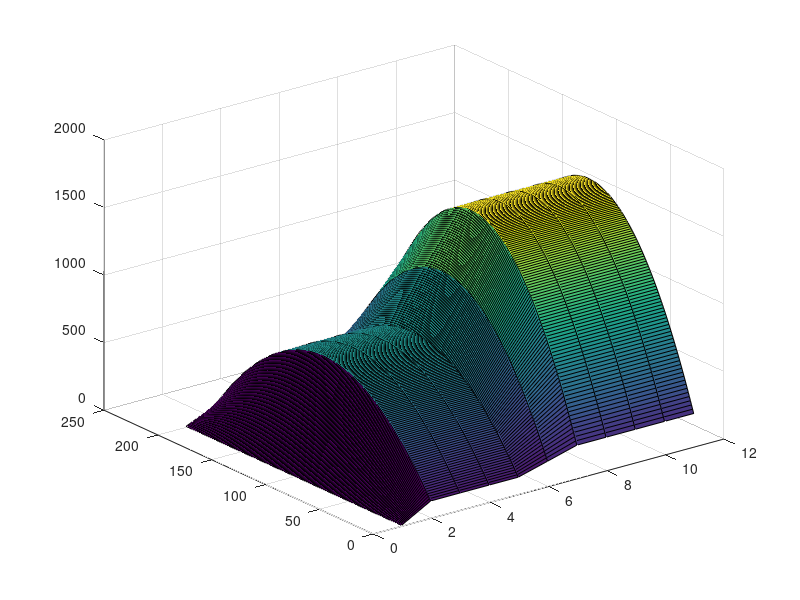
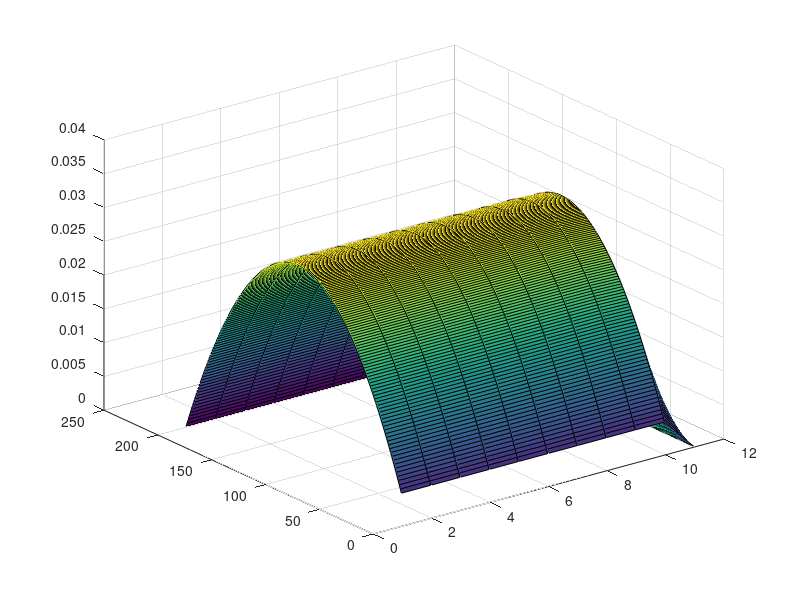
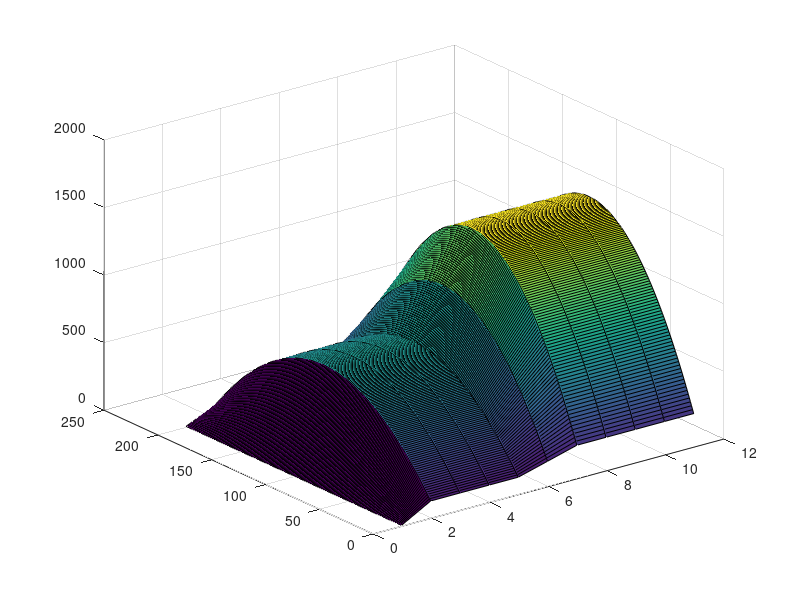
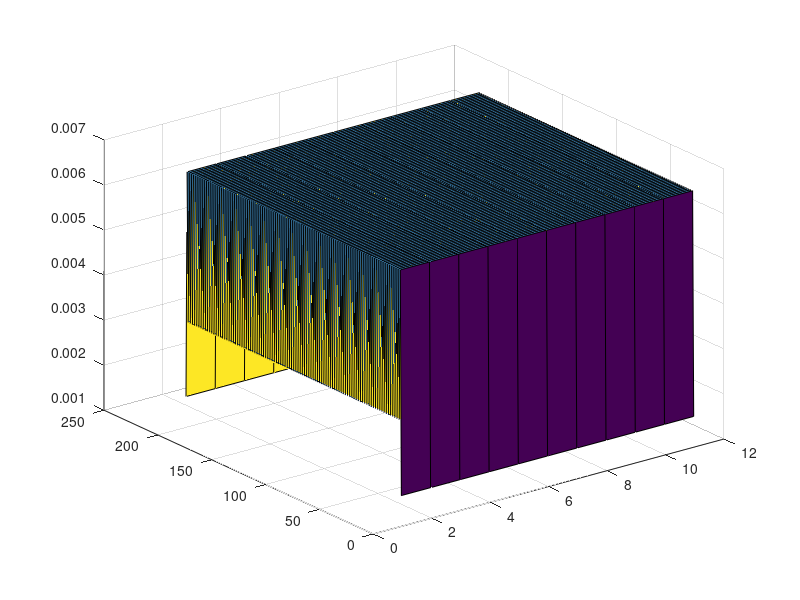

MATLAB code to generate these figures, in order:
function hc_ss_x_t_CG
%solver for time dependent PDE using backwards Euler. Includes a
%time-dependent heat equation and a simple du/dt=t case for testing.

% clear the console screen
clc; close all;
 
% load the data and numerical parameters
pert_k    = 1e-1 *1;
pert_s    = 1e-1 *0;
pert_bc_L = 1e-1 *0;
pert_bc_R = 1e-1 *0;
[dat,npar] = load_simulation_data(pert_k,pert_s,pert_bc_L,pert_bc_R);


% assemble the matrix and the rhs
npar.adjoint=false;
npar.pert_status = 'unperturbed';
[Tu,qu]=solve_time_system(npar,dat);
% 
% assemble the matrix and the rhs
npar.adjoint=true;
npar.pert_status = 'unperturbed';
[Phiu,ru]=solve_time_system(npar,dat);
% 
npar.adjoint=false;
npar.pert_status = 'perturbed';
[Tp,qp]=solve_time_system(npar,dat);

QoIArray=[];
for ii=1:length(Tu(1,:))
    QoIArray=[QoIArray dot(Tu(:,ii ), ru(:,ii))];
end
%QoIArray
TuQoI=sum(QoIArray)
QoIArray=[];
for ii=1:length(Tp(1,:))
    QoIArray=[QoIArray dot(Tp(:,ii ), ru(:,ii))];
end
TpQoI=sum(QoIArray)

switch dat.systemSelector
    case {1} %Heat Equation
        figure(1) 
        surf(Tu)
        figure(2) 
        surf(Phiu)
        figure(3) 
        surf(Tp)
        figure(4)
        surf(ru)

        figure(97);hold all;
        for k=1:length(Tu(1,:))
            plot(Tu(:,k));
        end
        figure(98);hold all;
        for k=1:length(Phiu(1,:))
            plot(Phiu(:,k));
        end
        figure(99);hold all;
        for k=1:length(Tp(1,:))
            plot(Tp(:,k));
        end
    case {2} 
        figure(1);
        plot(Tu);
end
return
end

%%%%%%%%%%%%%%%%%%%%%%%%%%%%%%%%%%%%%

function [final,finalSource]=solve_time_system(npar,dat)
%Store time data in dat
dat.finalTime=100;
dat.timeSteps=10;
dat.dt=dat.finalTime/dat.timeSteps;
%Set 
max_steps=dat.timeSteps;
dt=dat.dt;
tfinal=dat.finalTime;
if npar.adjoint==false
    [Tprev,solutionForward,qArray]=getInitial(dat,npar);
    for ii=1:max_steps
        t=ii*dt;
        [T,q]=solveOneStep(npar,dat,t,Tprev);
        solutionForward=[solutionForward T];
        qArray=[qArray q];
        Tprev=T;
    end
    final=solutionForward;
    finalSource=qArray;
end
if npar.adjoint==true
    [Phiprev,solutionAdjoint,rArray]=getInitial(dat,npar);
    t = tfinal;
    for ii=1:max_steps
        t = t -dt;
        [Phi,r]=solveOneStep(npar,dat,t,Phiprev);
        solutionAdjoint=[Phi solutionAdjoint];
        rArray=[r rArray];
        Phiprev=Phi;
    end
    final=solutionAdjoint;
    finalSource=rArray;
end
return
end

%%%%%%%%%%%%%%%%%%%%%%%%%%%%%%%%%%%%%
function [initialGuess,solutionArray,sourceArray]=getInitial(dat,npar)
max_steps=dat.timeSteps;
dt=dat.dt;
tfinal=dat.finalTime;
switch dat.systemSelector
    case {1} %Heat Equation
        if npar.adjoint==false
            initialGuess=ones(npar.ndofs,1);
            [~,initialSource]=solveOneStep(npar,dat,0,initialGuess);
        end
        if npar.adjoint==true
            initialGuess=zeros(npar.ndofs,1);
            [~,initialSource]=solveOneStep(npar,dat,tfinal,initialGuess);
        end
    solutionArray = zeros(npar.ndofs,1);
    sourceArray = zeros(npar.ndofs,1);
    solutionArray(:,1) = initialGuess;
    sourceArray(:,1)=initialSource;
    case {2} %Test system du/dt=a*t
        if npar.adjoint==false
            initialGuess=0;
            initialSource=0;
        end
        if npar.adjoint==true
            initialGuess=0;
            initialSource=0;
        end
    solutionArray =[initialGuess];
    sourceArray=[initialSource];
    otherwise 
        error('wong test selector in %s',mfilename);
end

end

function [returnValue,realSource]=solveOneStep(npar,dat,t_end,Tprev)
% systemSelector is used to determine which system is to be solved:
% 1 => Transient heat equation
% 2 => du/dt = t
dt=dat.dt;
switch dat.systemSelector
    case {1}
        [A,sourceTerm,Tdir,AN,realSource]=assemble_system(npar,dat,t_end,Tprev);
        T=A\sourceTerm;
        returnValue=T;
    case {2}
        [u,realSource]=test_system(npar,dat,t_end,Tprev);
        returnValue=u;
    otherwise 
        error('wong test selector in %s',mfilename);
end

return
end

%%%%%%%%%%%%%%%%%%%%%%%%%%%%%%%%%%%%%

function [u,source]=test_system(npar,dat,t_end,uprev)
%Simple test case of solving du/dt = f(t)

% define the rhs f function
a = 1;
my_f = @(t) a*t;

% solve for new u:
u = dat.dt*my_f(t_end) + uprev;

source=[dat.dt]; %Just a dummy for now
return
end

%%%%%%%%%%%%%%%%%%%%%%%%%%%%%%%%%%%%%

function [A,rhs, out, A_extremities_before_bc,realSource]=assemble_system(npar,dat,t_end,Tprev)

% assemble the matrix, the rhs, apply BC
dt=dat.dt;

% shortcuts
porder= npar.porder;
gn    = npar.gn;
nel   = npar.nel;
% ideally, we would analyze the connectivity to determine nnz
nnz=(porder+3)*nel; %this is an upperbound, not exact
% n: linear system size
n=nel*porder+1;
% allocate memory
A=spalloc(n,n,nnz);
M=spalloc(n,n,nnz);
rhs=zeros(n,1);

% compute local matrices
% load Gauss Legendre quadrature (GLQ is exact on polynomials of degree up to 2n-1,
% while using only integrand evaluations (n-point quadrature).
% estimate the max poly order (it comes from the mass matrix  when coef. are
% piecewise constant and the material mesh matches the computational mesh
poly_max=2*porder;
[xq,wq] = GLNodeWt(porder+1);
% initialize local matrices/vectors
m=zeros(porder+1,porder+1);
k=m;
f=zeros(porder+1,1);
% store shapeset
[b,dbdx] =feshpln(xq,porder);

% definition of the weak form:
% int_domain (grad u D grad b) - int_bd_domain (b D grad u n) ...
%      = int_domain (b rhs)

% switch between forward and adjoint calculations
if npar.adjoint
    src = dat.asrc;
    bc  = dat.bc_adj;
    kond = dat.k;
else
    bc  = dat.bc_for;
    % what kind of material properties to use
    switch npar.pert_status
        case 'unperturbed'
            kond = dat.k;
            src = dat.fsrc;
        case 'perturbed'
            for i=1:length(dat.k)
                kond{i} = @(x,t) dat.k{i}(x,t)    + dat.dk{i}(x,t);
                src{i}  = @(x,t) dat.fsrc{i}(x,t) + dat.dfsrc{i}(x,t);
            end
            bc.left.C = bc.left.C + bc.left.dC;
            bc.rite.C = bc.rite.C + bc.rite.dC;
        case 'delta'
            kond = dat.dk;
            src = dat.dfsrc;
            bc.left.C =  bc.left.dC;
            bc.rite.C =  bc.rite.dC;
    end
end

% loop over elements
for iel=1:npar.nel
    % element extremities
    x0=npar.x(iel);
    x1=npar.x(iel+1);
    % jacobian of the transformation to the ref. element
    Jac=(x1-x0)/2;
    % get x values in the interval
    x=(x1+x0)/2+xq*(x1-x0)/2;
    my_zone=npar.iel2zon(iel);
    d=kond{my_zone}(x,t_end);
    q=src{my_zone}(x,t_end);
    % compute local matrices + load vector
    for i=1:porder+1
        for j=1:porder+1
            k(i,j)= dot(d.*wq.*dbdx(:,i) , dbdx(:,j));
            m(i,j)= dot(wq.*b(:,i),b(:,j));
        end
        f(i)= dot(q.*wq, b(:,i));
    end
    % assemble
    A(gn(iel,:),gn(iel,:)) = A(gn(iel,:),gn(iel,:)) + k/Jac;
    M(gn(iel,:),gn(iel,:)) = M(gn(iel,:),gn(iel,:)) + m*Jac;
    rhs(gn(iel,:)) = rhs(gn(iel,:)) + f*Jac;
end
realSource=rhs;
if npar.adjoint 
    A = M/dt +A;
    rhs = rhs + M*Tprev/dt;
else 
    A = M/dt +A;
    rhs = rhs + M*Tprev/dt;
end

% apply natural BC
Dirichlet_nodes=[];
Dirichlet_val=[];
r_functional=[];
switch bc.left.type
    case 0 % Neumann, int_bd_domain (b D grad u n) is on the RHS
        rhs(1)=rhs(1)+bc.left.C;
    case 1 % Robin
        A(1,1)=A(1,1)+dat.hcv;
        rhs(1)=rhs(1)+dat.hcv*bc.left.C;
    case 2 % Dirichlet
        Dirichlet_nodes=[Dirichlet_nodes 1];
        Dirichlet_val=[Dirichlet_val bc.left.C];
        r_functional=[r_functional rhs(1)];
end
switch bc.rite.type
    case 0 % Neumann, int_bd_domain (b D grad u n) is on the RHS
        rhs(n)=rhs(n)+bc.rite.C;
    case 1 % Robin
        A(n,n)=A(n,n)+dat.hcv;
        rhs(n)=rhs(n)+dat.hcv*bc.rite.C;
    case 2 % Dirichlet
        Dirichlet_nodes=[Dirichlet_nodes n];
        Dirichlet_val=[Dirichlet_val bc.rite.C];
        r_functional=[r_functional rhs(n)];
end
% save pieces of A
A_extremities_before_bc=A(Dirichlet_nodes,:);
% apply Dirichlet BC
for i=1:length(Dirichlet_nodes) % loop on the number of constraints
    id=Dirichlet_nodes(i);      % extract the dof of a constraint
    bcval=Dirichlet_val(i);
    rhs=rhs-bcval*A(:,id);  % modify the rhs using constrained value
    A(id,:)=0; % set all the id-th row to zero
    A(:,id)=0; % set all the id-th column to zero (symmetrize A)
    A(id,id)=1;            % set the id-th diagonal to unity
    rhs(id)=bcval;         % put the constrained value in the rhs
end

if npar.adjoint
    out=r_functional;
else
    out=Dirichlet_val;
end


return
end
%%%%%%%%%%%%%%%%%%%%%%%%%%%%%%%%%%%%%

function [QoI,volumetric_integral] = qoi_num_eval(fem_sol,npar,dat,AN)

% calculation of the QoI using definition and numerical quadrature
% dx=diff(npar.xf);
% JJJJUUUU = dot( (Tu(1:end-1)+Tu(2:end))/2 , dx )/sum(dx)
% JJJJPPPP = dot( (Tp(1:end-1)+Tp(2:end))/2 , dx )/sum(dx)

% shortcuts
porder= npar.porder;
gn    = npar.gn;
nel   = npar.nel;

% select quadrature
poly_max=2*porder;
[xq,wq] = GLNodeWt(porder+1);
% store shapeset
[b,~] =feshpln(xq,porder);

% use adjoint source (response function)
use_response_function = ~npar.adjoint;

% switch between forward and adjoint calculations
if use_response_function % when the forward solution is passed as argument
    src = dat.asrc;
    % no need for anything else: we use only T and r to compute the QoI !!!
    %     bc  = dat.bc_adj;
    %     kond = dat.k;
else
    bc  = dat.bc_for;
    % what kind of material properties to use
    switch npar.pert_status
        case 'unperturbed'
            kond = dat.k;
            src = dat.fsrc;
        case 'perturbed'
            for i=1:length(dat.k)
                kond{i} = @(T) dat.k{i}(T)    + dat.dka{i}(T)+ dat.dkb{i}(T)+ dat.dkc{i}(T);
                src{i}  = @(x) dat.fsrc{i}(x) + dat.dfsrc{i}(x);
            end
            bc.left.C = bc.left.C + bc.left.dC;
            bc.rite.C = bc.rite.C + bc.rite.dC;
            %         case 'delta_p'
            %             for i=1:length(dat.k)
            %                 kond{i} = @(T) dat.dka{i}(T)+ dat.dkb{i}(T)+ dat.dkc{i}(T);
            %             end
            %             src = dat.dfsrc;
            %             bc.left.type =  0; % Neumann
            %             bc.rite.type =  0;
            %             bc.left.C =  0;
            %             bc.rite.C =  0;
    end
end

QoI = 0;
% loop over elements
for iel=1:npar.nel
    % element extremities
    x0=npar.x(iel);
    x1=npar.x(iel+1);
    % jacobian of the transformation to the ref. element
    Jac=(x1-x0)/2;
    % get x values in the interval
    x=(x1+x0)/2+xq*(x1-x0)/2;
    % get the mat zone ID
    my_zone=npar.iel2zon(iel);
    % evaluate external source at qp
    q_or_r_qp=src{my_zone}(x);
    % evaluate previous temperature at qp
    fem_sol_qp = b(:,:) * fem_sol(gn(iel,:));
    %     % evaluate
    %     d=kond{my_zone}(fem_sol_qp);
    % add to QoI
    QoI = QoI + dot( wq.*fem_sol_qp ,q_or_r_qp)*Jac;
end

volumetric_integral=QoI; % we are done at this point if the forward solution was passed.

% add missing part to QoI when evaluating it with the adjoint function
% recall 0=neumann, 1=robin, 2=dirichlet
% (that data is C in: kdu/dn=C // u+k/hcv*du/dn =C // u=C)
if ~use_response_function
    fprintf('Adding bc stuff to volumetric integral\n\t npar.adjoint=%g, QoI so far=%g\n',npar.adjoint,QoI);
    % store shapeset at element extremities
    [b,dbdx] = feshpln([-1 1],porder);
    switch npar.pert_status
        case 'unperturbed'
            switch bc.left.type
                case 0 % Neumann
                    fem_sol_extremity = b(:,:) * fem_sol(gn(1,:));
                    fprintf('Neumann left, bc value %g\n\tadd to phi.q: ',bc.left.C);
                    fprintf('%g \n',bc.left.C*fem_sol_extremity(1));
                    QoI = QoI +bc.left.C*fem_sol_extremity(1);
                case 1 % Robin
                    fem_sol_extremity = b(:,:) * fem_sol(gn(1,:));
                    fprintf('Robin left, bc value %g\n\tadd to phi.q: ',bc.left.C);
                    fprintf('%g \n',dat.hcv*bc.left.C*fem_sol_extremity(1));
                    QoI = QoI +dat.hcv*bc.left.C*fem_sol_extremity(1);
                case 2 % Dirichlet
                    if npar.use_matrix_terms
                        QoI = QoI -dot(AN(1,:),fem_sol)*bc.left.C;
                    else
                        iel=1;
                        Jac = (npar.x(iel+1)-npar.x(iel))/2;
                        dfem_sol_extremity = dbdx(:,:) * fem_sol(gn(iel,:)) / Jac;
                        my_zone=npar.iel2zon(iel);
                        d=kond{my_zone}(npar.x(iel));
                        fprintf('dirichlet left, bc value %g\n\tadd to phi.q: ',bc.left.C)
                        fprintf('%g \n',d*bc.left.C*dfem_sol_extremity(1))
                        %                     dfem_sol_extremity(1)
                        QoI = QoI +d*bc.left.C*dfem_sol_extremity(1);
                    end
            end
            switch bc.rite.type
                case 0 % Neumann
                    fem_sol_extremity = b(:,:) * fem_sol(gn(end,:));
                    fprintf('Neumann right, bc value %g\n\tadd to phi.q: ',bc.rite.C);
                    fprintf('%g \n',bc.rite.C*fem_sol_extremity(end));
                    QoI = QoI +bc.rite.C*fem_sol_extremity(end);
                case 1 % Robin
                    fem_sol_extremity = b(:,:) * fem_sol(gn(end,:));
                    fprintf('Robin right, bc value %g\n\tadd to phi.q: ',bc.rite.C);
                    fprintf('%g \n',dat.hcv*bc.rite.C*fem_sol_extremity(end));
                    QoI = QoI +dat.hcv*bc.rite.C*fem_sol_extremity(end);
                case 2 % Dirichlet
                    if npar.use_matrix_terms
                        QoI = QoI -dot(AN(end,:),fem_sol)*bc.rite.C;
                    else
                        iel=npar.nel;
                        Jac = (npar.x(iel+1)-npar.x(iel))/2;
                        dfem_sol_extremity = dbdx(:,:) * fem_sol(gn(iel,:)) / Jac;
                        my_zone=npar.iel2zon(iel);
                        d=kond{my_zone}(npar.x(iel+1));
                        fprintf('dirichlet right, bc value %g\n\tadd to phi.q: ',bc.rite.C);
                        fprintf('%g \n',-d*bc.rite.C*dfem_sol_extremity(end));
                        QoI = QoI -d*bc.rite.C*dfem_sol_extremity(end);
                    end
            end
    end
end

return
end
%%%%%%%%%%%%%%%%%%%%%%%%%%%%%%%%%%%%%

function [shapefun,dhdx]=feshpln (xv,p)
% computes the finite element basis functions and their first derivatives
% for any order p
% here, we use Lagrangian FE functions

xd=linspace(-1,1,p+1);

shapefun=zeros(length(xv),p+1);
dhdx    =zeros(length(xv),p+1);

% shape function
for i=1:p+1
    num=1.;
    den=1.;
    for j=1:p+1
        if(j~=i)
            num=num.*(xv-xd(j));
            den=den.*(xd(i)-xd(j));
        end
    end
    shapefun(:,i)=num./den;
end

% derivative of the shape function
for i=1:p+1
    sum=0.;
    den=1.;
    for j=1:p+1
        if(j~=i)
            num=1;
            for k=1:p+1
                if((k~=i)&&(k~=j))
                    num=num.*(xv-xd(k));
                end
            end
            sum=sum+num;
            den=den.*(xd(i)-xd(j));
        end
    end
    dhdx(:,i)=sum./den;
end

return
end
%%%%%%%%%%%%%%%%%%%%%%%%%%%%%%%%%%%%%%

function [x,w] = GLNodeWt(n)
% GLNodeWt  Nodes and weights for Gauss-Legendre quadrature of arbitrary order
%           obtained by solving an eigenvalue problem
%
% Synopsis:  [x,w] = GLNodeWt(n)
%
% Input:     n = order of quadrature rule
%
% Output:    x = vector of nodes
%            w = vector of weights

%  Algorithm based on ideas from Golub and Welsch, and Gautschi.  For a
%  condensed presentation see H.R. Schwarz, Numerical Analysis: A
%  Comprehensive Introduction, 1989, Wiley.  Original MATLAB
%  implementation by H.W. Wilson and L.H. Turcotte, Advanced Mathematics
%  and Mechanics Applications Using MATLAB, 2nd ed., 1998, CRC Press

beta   = (1:n-1)./sqrt(4*(1:n-1).^2 - 1);
J      = diag(beta,-1) + diag(beta,1);    % eig(J) needs J in full storage
[V,D]  = eig(J);
[x,ix] = sort(diag(D));  %  nodes are eigenvalues, which are on diagonal of D
w      = 2*V(1,ix)'.^2;  %  V(1,ix)' is column vector of first row of sorted V

return
end
%%%%%%%%%%%%%%%%%%%%%%%%%%%%%%%%%%%%%

function [dat,npar]=load_simulation_data(pert_k,pert_s,pert_bc_L,pert_bc_R)

triga = false;
dat.systemSelector=1;


% dimensions
if triga
    % dat.hcv = 1612.414; % W/m^2-C
    dat.hcv = 100; % W/m^2-C
    % dat.width = [0.003175 0.01 0.017415 0.0179195]; % m
    dat.width = [1 3 4 7]; % m
    % mesh resolution per region
    nel_zone = [ 5 5 5 2];
else
    dat.hcv = 100;
    dat.width = 0.5*5;
    nel_zone = [ 100 ];
end

% load the data structure with info pertaining to the physical problem
if triga
    dat.k{1}=@k_zr; % W/m-K
    dat.k{2}=@k_fuel; % W/m-K
    dat.k{3}=@k_fuel; % W/m-K
    dat.k{4}=@k_clad; % W/m-K
    % forward calculation source
    dat.fsrc{1}=@zero_function; % W/m3
    dat.fsrc{2}=@esrc; % W/m3
    dat.fsrc{3}=@esrc; % W/m3
    dat.fsrc{4}=@zero_function; % W/m3
    % adjoint calculation source
    dat.asrc{1}=@response_function;
    dat.asrc{2}=@zero_function;
    dat.asrc{3}=@zero_function;
    dat.asrc{4}=@zero_function; % W/m3
else
    dat.k{1}=@(x,t) 2150/200*(1+0*x+0*t/100);
    dat.fsrc{1}=@(x,t) (t<=40)*(10000*(1+0*x+0*t))+(t>40)*(t<=60)*(10000*(1+(t-40)/20))+(t>60)*(10000*(2));
    %dat.fsrc{1}=@(x,t) (10000*(1+0*x+0*t)); %For debuging
    dat.asrc{1}=@(x,t) (1+0*x+0*t)/dat.width(end);
end
% create perturbations
for i=1:length(dat.k)
    dat.dk{i}    = @(x,t) pert_k*dat.k{i}(x,t)*(1+0*t);
    if isequal(dat.fsrc{i},@zero_function)
        dat.dfsrc{i} = @zero_function;
    else
        dat.dfsrc{i} = @(x,t) pert_s*(1+0*x)*(1+0*t);
    end
end

% forward bc
bc.left.type=1; %0=neumann, 1=robin, 2=dirichlet
bc.left.C=0; % (that data is C in: kdu/dn=C // u+k/hcv*du/dn =C // u=C)
if triga
    bc.rite.type=2;
    bc.rite.C=15;
else
    bc.rite.type=2;
    bc.rite.C=100;
end
dat.bc_for=bc;
% create perturbations
dat.bc_for.left.dC = pert_bc_L*dat.bc_for.left.C;
dat.bc_for.rite.dC = pert_bc_R*dat.bc_for.rite.C;
% adjoint bc
bc.left.C=0;
bc.rite.C=0;
dat.bc_adj=bc;
clear bc;

% load the numerical parameters, npar, structure pertaining to numerics
% number of elements
if length(dat.width)~=length(nel_zone)
    error('not the same number of zones in dat.width and nel_zone');
end
if length(dat.k)~=length(nel_zone)
    error('not the same number of zones in dat.k and nel_zone');
end
if length(dat.fsrc)~=length(nel_zone)
    error('not the same number of zones in dat.fsrc and nel_zone');
end
if length(dat.asrc)~=length(nel_zone)
    error('not the same number of zones in dat.asrc and nel_zone');
end
npar.nel = sum(nel_zone);

% domain
tmp_width = [ 0 dat.width];
x=[];
iel2zon=[];
for i_zone=1:length(nel_zone)
    x_zone = linspace(tmp_width(i_zone),tmp_width(i_zone+1),nel_zone(i_zone)+1);
    if isempty(x)
        x = x_zone;
        iel2zon=i_zone*ones(nel_zone(i_zone),1);
    else
        x = [x x_zone(2:end)];
        iel2zon =[ iel2zon; i_zone*ones(nel_zone(i_zone),1)];
    end
end
npar.x=x;
npar.iel2zon=iel2zon;

% polynomial degree
npar.porder=2;
% nbr of dofs per variable
npar.ndofs = npar.porder*npar.nel+1;

% connectivity
gn=zeros(npar.nel,npar.porder+1);
gn(1,:)=linspace(1,npar.porder+1,npar.porder+1);
for iel=2:npar.nel
    gn(iel,:)=[gn(iel-1,end) , gn(iel-1,2:end)+npar.porder ];
end
npar.gn=gn; clear gn;

% create x values for plotting FEM solution
npar.xf=zeros(npar.nel*npar.porder+1,1);
for iel=1:npar.nel
    ibeg = (iel-1)*npar.porder+1;
    iend = (iel  )*npar.porder+1;
    npar.xf(ibeg:iend)=linspace(npar.x(iel),npar.x(iel+1),npar.porder+1) ;
end

return
end
